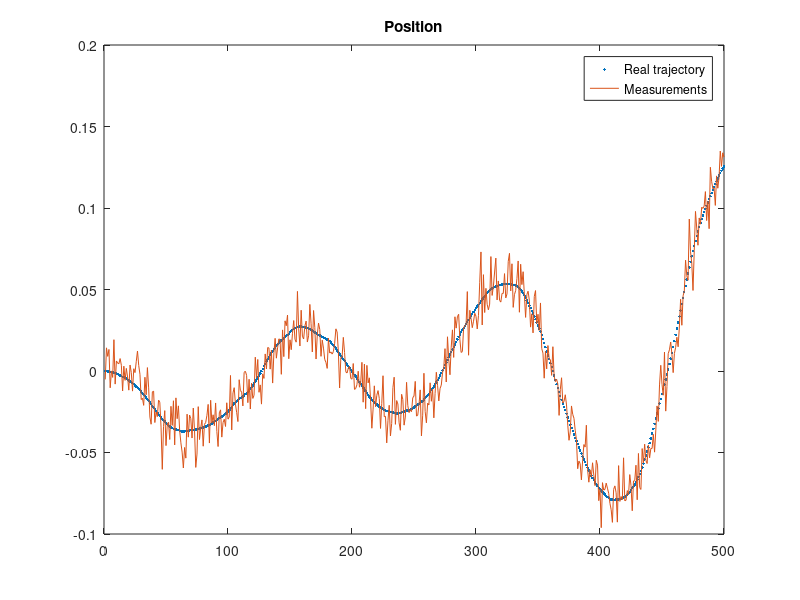

MATLAB code to generate this figure: (Note: this script raises an error after producing the figure.)
% Modified by Hoa V. Nguyen to demonstrate the Unscented Kalman Filter in a simple
% example: tracking a pendulum trajectories through its alpha corner value
% Date: October 1st 2016
function ukf_example
% Stepsize
dt = 0.01;

% Process noise variance
q = 0.1;

% Discretization of the continous-time system.
Q = q^2 * [dt^3/3 dt^2/2;
           dt^2/2 dt  ];
% Variance in the measurements.
r1 = 0.01;
R = r1^2;
% State function
g= 9.8;
f=@(x)[x(1)+ x(2)*dt;x(2)-g*sin(x(1)) * dt];
h=@(x)[sin(x(1))];

% Generate the data.
N = 500;
x = 1:N;
X_r = zeros(size(Q,1),N);
Q_r = mvnrnd(zeros(1,size(Q,1)),Q,N)';
R_r = mvnrnd(zeros(1,size(R,1)),R,N)';
for i = 2:N
   X_r(:,i) = feval(f,X_r(:,i-1)) + Q_r(:,i);
end
% Generate the measurements.
for i = 1:N
   Z_r(:,i) = feval(h,X_r(:,i)) + R_r(:,i);
end
clf; clc;
disp(' ');
fprintf('Filtering with KF...');
fprintf('Press any key to see the result');

plot(x,X_r(1,:),'.',x,Z_r);
legend('Real trajectory', 'Measurements');
title('Position');
pause 
% Initial guesses for the state mean and covariance.
nx= size(Q,1);
nz = size(R,1);
m = zeros(nx,1);
P = q*eye(nx);  
kappa = 3 - nx;
W=[kappa/(kappa+nx) 0.5/(kappa+nx)+zeros(1,2*nx)]; 
c= sqrt(kappa + nx);

%% Space for the estimates.
MM = zeros(nx, N);
PP = zeros(nx, nx, N);

for i = 1:size(Z_r,2)
   % Filtering steps.
   X=sigma_points(m,P,c);
   [m_hat,X_hat,P_hat,X_dev]=ut(f,X,W,nx,Q);
   % Update steps.
   [z_hat,Z_hat,P_zz,Z_dev]=ut(h,X_hat,W,nz,R);
   P_xz = X_dev *  diag(W) * Z_dev';
   K = P_xz / P_zz;
   m = m_hat + K *(Z_r(:,i) - z_hat);
   P = P_hat -  P_xz * K';
   MM(:,i) = m;
   PP(:,:,i) = P;
end
plot(x,X_r(1,:),'.',x,MM(1,:));
legend('Real trajectory', 'Filtered');
title('Position estimation with Unscented Kalman filter.');
xlabel('x');
ylabel('y');

end